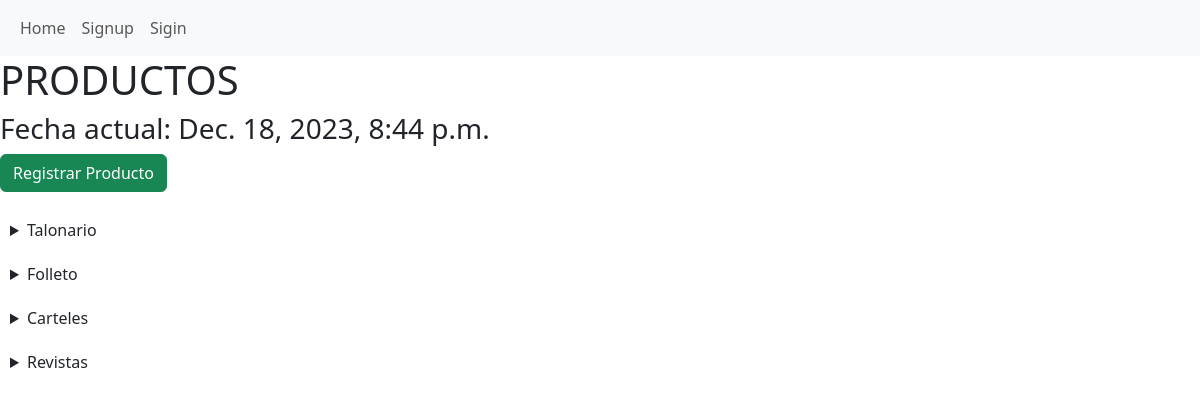
Page /productos/ on the earlier database version.
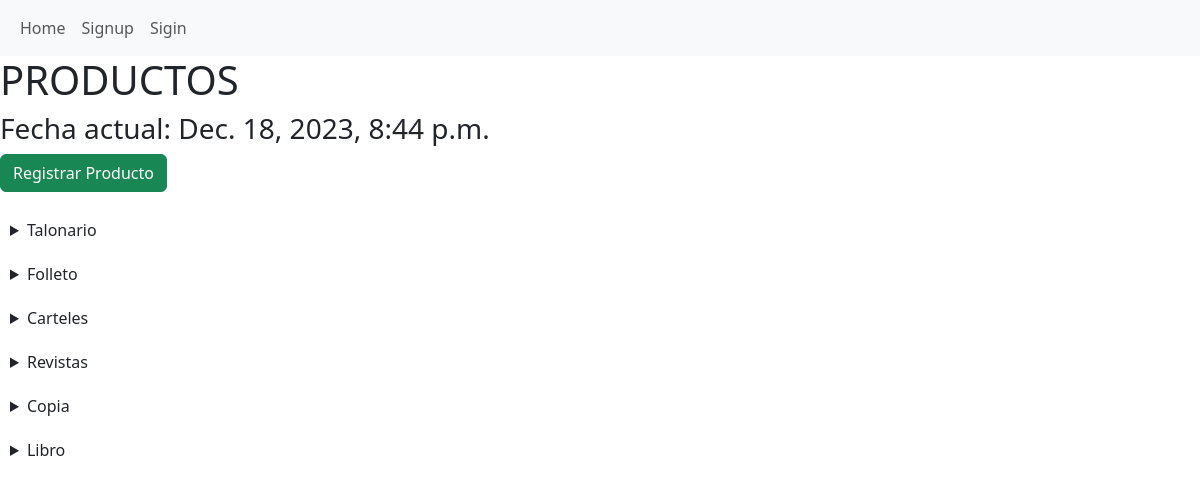
Same page on the later database version.
### productos/models.py (models this page shows)
class Producto(models.Model):
    nombre = models.CharField(max_length=100)
    descripcion = models.CharField(max_length=500)
    precio = models.DecimalField(max_digits=4, decimal_places=2)

### productos/views.py (the view)
# urls.py: path('productos/',views.Productos),
def Productos(request):
    fecha_actual = datetime.datetime.now()
    productosLST = Producto.objects.all()
    productoEspecificacionLST = ProductoEspecificacion.objects.all()
    especificacionesLST = Especificacion.objects.all()
    return render(request,'productos.html',{'fecha':fecha_actual,'productos':productosLST,'productoEspecificaciones':productoEspecificacionLST,'especificaciones':especificacionesLST})

### productos/templates/productos.html (shortened to what this page needs)
{% extends 'base.html' %}
{% block content %}
<h1>PRODUCTOS</h1>
<h3>Fecha actual: {{fecha}}</h3>
<p><a class="btn btn-success" href="/productos/create">Registrar Producto</a></p>
    {% for p in productos %}
    <details>
        <summary>{{p.nombre}}</summary>
    </details>
    {% endfor %}
{% endblock %}

Differences in the rows shown:
added Producto: nombre "Copia"
added Producto: nombre "Libro"
